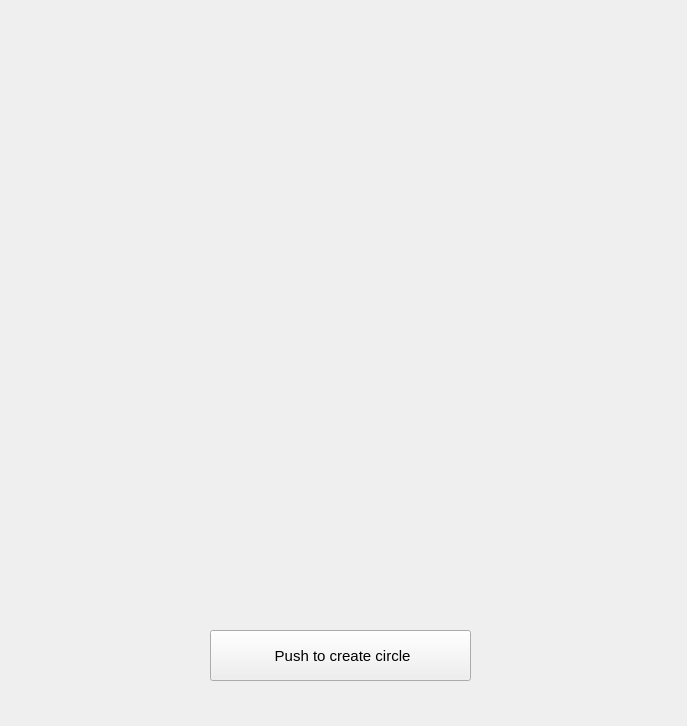
<?xml version="1.0" encoding="UTF-8"?>
<ui version="4.0">
 <class>Form</class>
 <widget class="QWidget" name="Form">
  <property name="geometry">
   <rect>
    <x>0</x>
    <y>0</y>
    <width>687</width>
    <height>726</height>
   </rect>
  </property>
  <property name="windowTitle">
   <string>Form</string>
  </property>
  <widget class="QPushButton" name="button">
   <property name="geometry">
    <rect>
     <x>210</x>
     <y>630</y>
     <width>261</width>
     <height>51</height>
    </rect>
   </property>
   <property name="font">
    <font>
     <pointsize>11</pointsize>
    </font>
   </property>
   <property name="text">
    <string> Push to create circle</string>
   </property>
  </widget>
 </widget>
 <resources/>
 <connections/>
</ui>
